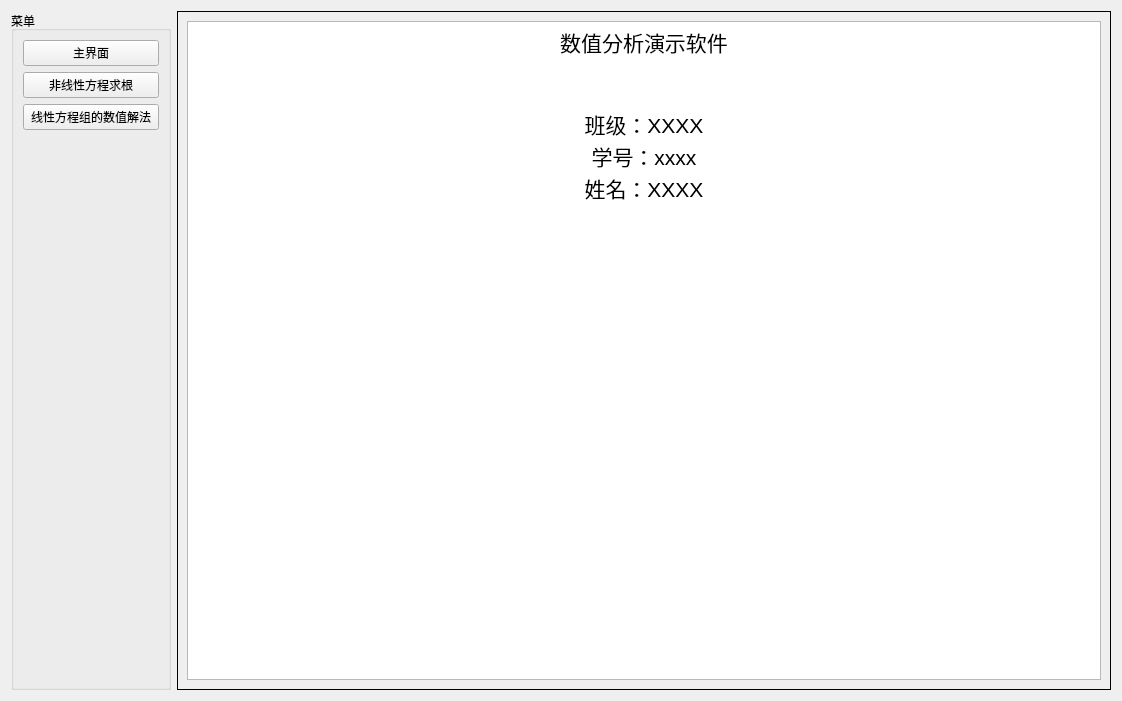
<?xml version="1.0" encoding="UTF-8"?>
<ui version="4.0">
 <class>MainWin</class>
 <widget class="QWidget" name="MainWin">
  <property name="geometry">
   <rect>
    <x>0</x>
    <y>0</y>
    <width>1122</width>
    <height>701</height>
   </rect>
  </property>
  <property name="windowTitle">
   <string>数值分析演示软件</string>
  </property>
  <layout class="QHBoxLayout" name="horizontalLayout">
   <item>
    <widget class="QGroupBox" name="groupBox">
     <property name="minimumSize">
      <size>
       <width>160</width>
       <height>0</height>
      </size>
     </property>
     <property name="title">
      <string>菜单</string>
     </property>
     <layout class="QVBoxLayout" name="verticalLayout">
      <item>
       <widget class="QPushButton" name="btn_menu1">
        <property name="text">
         <string>主界面</string>
        </property>
       </widget>
      </item>
      <item>
       <widget class="QPushButton" name="btn_menu2">
        <property name="text">
         <string>非线性方程求根</string>
        </property>
       </widget>
      </item>
      <item>
       <widget class="QPushButton" name="btn_menu3">
        <property name="text">
         <string>线性方程组的数值解法</string>
        </property>
       </widget>
      </item>
      <item>
       <spacer name="verticalSpacer">
        <property name="orientation">
         <enum>Qt::Vertical</enum>
        </property>
        <property name="sizeHint" stdset="0">
         <size>
          <width>20</width>
          <height>40</height>
         </size>
        </property>
       </spacer>
      </item>
     </layout>
    </widget>
   </item>
   <item>
    <widget class="QStackedWidget" name="swdg">
     <property name="frameShape">
      <enum>QFrame::Panel</enum>
     </property>
     <property name="frameShadow">
      <enum>QFrame::Plain</enum>
     </property>
     <widget class="QWidget" name="page_main">
      <layout class="QVBoxLayout" name="verticalLayout_2">
       <item>
        <widget class="QTextBrowser" name="textb_info">
         <property name="html">
          <string>&lt;!DOCTYPE HTML PUBLIC &quot;-//W3C//DTD HTML 4.0//EN&quot; &quot;http://www.w3.org/TR/REC-html40/strict.dtd&quot;&gt;
&lt;html&gt;&lt;head&gt;&lt;meta name=&quot;qrichtext&quot; content=&quot;1&quot; /&gt;&lt;style type=&quot;text/css&quot;&gt;
p, li { white-space: pre-wrap; }
&lt;/style&gt;&lt;/head&gt;&lt;body style=&quot; font-family:'SimSun'; font-size:9pt; font-weight:400; font-style:normal;&quot;&gt;
&lt;p align=&quot;center&quot; style=&quot; margin-top:0px; margin-bottom:0px; margin-left:0px; margin-right:0px; -qt-block-indent:0; text-indent:0px;&quot;&gt;&lt;span style=&quot; font-size:16pt;&quot;&gt;数值分析演示软件&lt;/span&gt;&lt;/p&gt;
&lt;p align=&quot;center&quot; style=&quot;-qt-paragraph-type:empty; margin-top:0px; margin-bottom:0px; margin-left:0px; margin-right:0px; -qt-block-indent:0; text-indent:0px; font-size:16pt;&quot;&gt;&lt;br /&gt;&lt;/p&gt;
&lt;p align=&quot;center&quot; style=&quot;-qt-paragraph-type:empty; margin-top:0px; margin-bottom:0px; margin-left:0px; margin-right:0px; -qt-block-indent:0; text-indent:0px; font-size:16pt;&quot;&gt;&lt;br /&gt;&lt;/p&gt;
&lt;p align=&quot;center&quot; style=&quot; margin-top:0px; margin-bottom:0px; margin-left:0px; margin-right:0px; -qt-block-indent:0; text-indent:0px;&quot;&gt;&lt;span style=&quot; font-size:16pt;&quot;&gt;班级：XXXX&lt;/span&gt;&lt;/p&gt;
&lt;p align=&quot;center&quot; style=&quot; margin-top:0px; margin-bottom:0px; margin-left:0px; margin-right:0px; -qt-block-indent:0; text-indent:0px;&quot;&gt;&lt;span style=&quot; font-size:16pt;&quot;&gt;学号：xxxx&lt;/span&gt;&lt;/p&gt;
&lt;p align=&quot;center&quot; style=&quot; margin-top:0px; margin-bottom:0px; margin-left:0px; margin-right:0px; -qt-block-indent:0; text-indent:0px;&quot;&gt;&lt;span style=&quot; font-size:16pt;&quot;&gt;姓名：XXXX&lt;/span&gt;&lt;/p&gt;
&lt;p align=&quot;center&quot; style=&quot;-qt-paragraph-type:empty; margin-top:0px; margin-bottom:0px; margin-left:0px; margin-right:0px; -qt-block-indent:0; text-indent:0px; font-size:16pt;&quot;&gt;&lt;br /&gt;&lt;/p&gt;
&lt;p align=&quot;center&quot; style=&quot;-qt-paragraph-type:empty; margin-top:0px; margin-bottom:0px; margin-left:0px; margin-right:0px; -qt-block-indent:0; text-indent:0px; font-size:16pt;&quot;&gt;&lt;br /&gt;&lt;/p&gt;&lt;/body&gt;&lt;/html&gt;</string>
         </property>
        </widget>
       </item>
      </layout>
     </widget>
     <widget class="QWidget" name="page_func">
      <layout class="QVBoxLayout" name="verticalLayout_7">
       <property name="spacing">
        <number>0</number>
       </property>
       <property name="leftMargin">
        <number>0</number>
       </property>
       <property name="topMargin">
        <number>0</number>
       </property>
       <property name="rightMargin">
        <number>0</number>
       </property>
       <property name="bottomMargin">
        <number>0</number>
       </property>
       <item>
        <widget class="FrameFunc" name="frame">
         <property name="frameShape">
          <enum>QFrame::StyledPanel</enum>
         </property>
         <property name="frameShadow">
          <enum>QFrame::Raised</enum>
         </property>
        </widget>
       </item>
      </layout>
     </widget>
    </widget>
   </item>
  </layout>
 </widget>
 <customwidgets>
  <customwidget>
   <class>FrameFunc</class>
   <extends>QFrame</extends>
   <header>FrameEquation/FrameFunc.h</header>
   <container>1</container>
  </customwidget>
 </customwidgets>
 <resources/>
 <connections/>
</ui>
